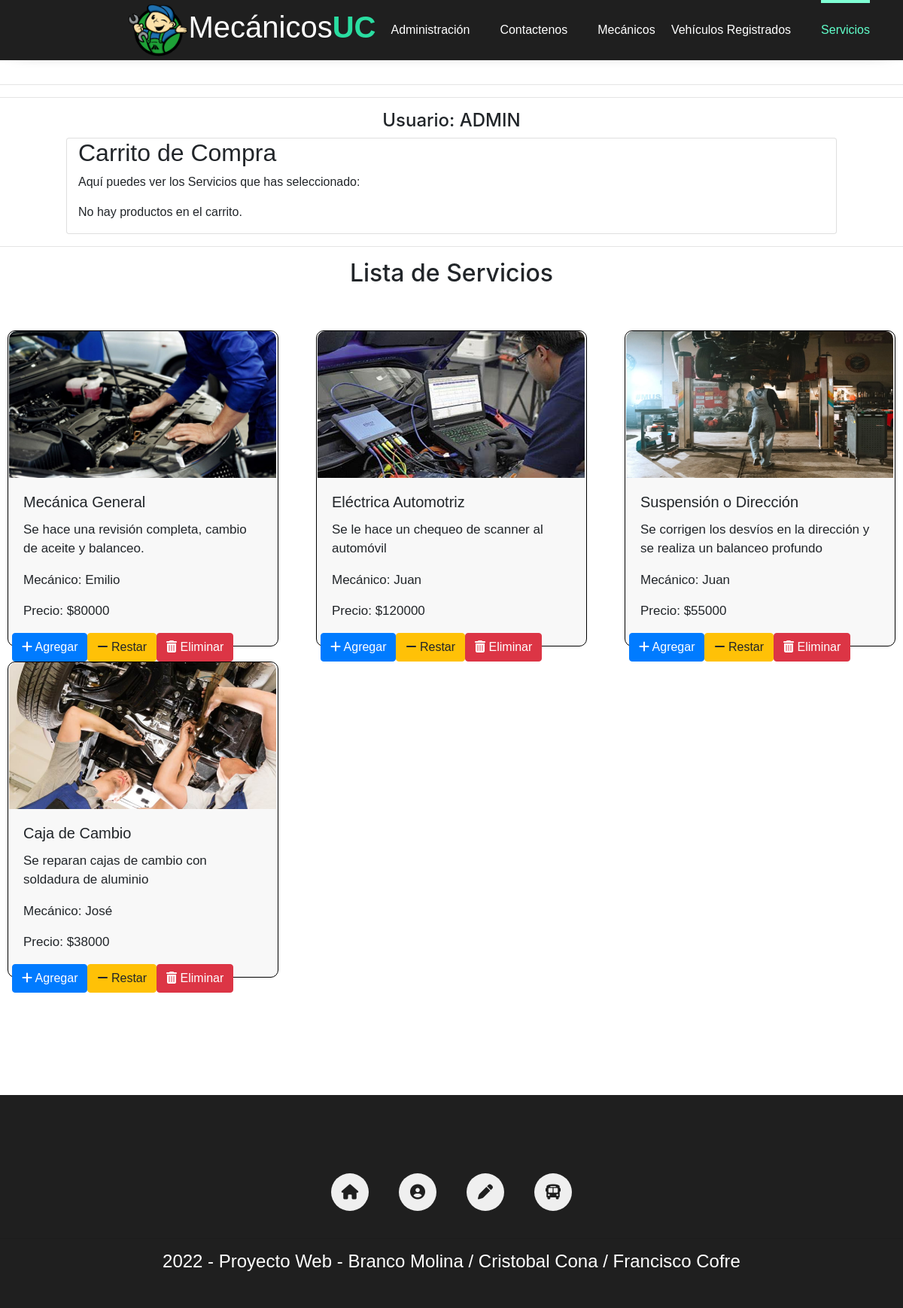
Screenshot of /Servicios.html (signed in) with the database file from the repository.
### core/models.py (models this page shows, shortened)
class Servicio(models.Model):
    nombre = models.CharField(max_length=30)
    descripcion = models.TextField()
    mecanico = models.ForeignKey(Mecanico, on_delete=models.CASCADE)
    precio = models.DecimalField(max_digits=8, decimal_places=2)
    imagen = models.ImageField(upload_to='servicios/', null=True, blank=True)

class Mecanico(models.Model):
    nombre = models.CharField(max_length=30)
    snombre = models.CharField(max_length=30)
    apellidop = models.CharField(max_length=30)
    apellidom = models.CharField(max_length=30)
    telefono = models.CharField(max_length=9)
    email = models.EmailField()
    especialidad = models.ForeignKey(Especialidad, on_delete=models.CASCADE)
    imagen = models.ImageField(upload_to='mecanicos/', null=True, blank=True)
    def __str__(self):
        return self.nombre

### core/views.py (the view)
# urls.py: path('Servicios.html', servicios, name='servicios'),
@login_required
def servicios(request):
    servicios = Servicio.objects.all()
    carrito = Carrito(request)
    if request.method == 'POST':
        servicio_id = request.POST.get('servicio_id')
        servicio = Servicio.objects.get(id=servicio_id)
        carrito.agregar(servicio)
    if request.method == 'POST':
        servicio_id = request.POST.get('servicio_id')
        servicio = Servicio.objects.get(id=servicio_id)
        carrito.eliminar(servicio)
    if request.method == 'POST':
        servicio_id = request.POST.get('servicio_id')
        servicio = Servicio.objects.get(id=servicio_id)
        carrito.restar(servicio)
    compra_exitosa = request.session.pop('compra_exitosa', False)
    return render(request, 'core/Servicios.html', {'servicios': servicios, 'carrito': carrito, 'compra_exitosa': compra_exitosa})

### core/carrito/carrito.py (called while the page is built, shortened)
    @property
    def servicio(self):
        servicio_carrito = []
        return servicio_carrito

### core/templates/core/Servicios.html (shortened to what this page needs)
{% load static %}
<!DOCTYPE html>
<html lang="en">
<head>
    <link rel="stylesheet" href="{% static '/core/css/main.css' %}">
    <link rel="stylesheet" href="{% static '/core/css/dropdown2.css' %}">
    <link rel="stylesheet" href="https://cdn.jsdelivr.net/npm/bootstrap@4.0.0/dist/css/bootstrap.min.css">
</head>
<body>
  <header>
    <div class="header-content">
        <div class="logo">
          <a href="/PaginaPrincipal.html"> <img src="{% static '\core\img\Logo.png' %}" alt="logo de la marca">
        </div>
        <div class="logo" id="logoMec">
            <h1>Mecánicos<b>UC </b> </h1>
        </div>
        <div class="menu" id="show-menu">
            <nav>
                <ul>
                    {% if user.is_superuser %}
                      <li><a href="/crud_admin.html">Administración</a></li>
                    {% endif %}
                    <li><a href="/Contacto.html" id="ContactoDisplay">Contactenos</a></li>
                    <li><a href="Mecanicos.html">Mecánicos</a></li>
                    <li class="dropdown" id="dropdownDisplay">
                      <a href="#">Vehículos Registrados</a>
                    </li>
                    <li class="menu-selected"><a href="/Servicios.html" id="ServicioDisplay" class="text-menu-selected">Servicios</a></li>
                    {% if request.user.is_authenticated %}
                        <li class="nav-item">
                            <a class="nav-link" href={% url 'logout' %}>Cerrar Sesión</a>
                        </li>
                    {% endif %}
                </ul>
            </nav>
        </div>
    </div>
</header>
<br><br><br><br><hr>
{% if request.user.is_authenticated %}
    <hr>
    <h4 class="text-center">
        Usuario: {{ user.username | upper }}
    </h4>
{% endif %}
<div class="card">
<div class="col-md-6">
    <h2>Carrito de Compra</h2>
    <p>Aquí puedes ver los Servicios que has seleccionado:</p>
    {% if carrito.servicio %}
<ul>
    {% for servicio in carrito.servicio %}
        <p>Servicio: {{ servicio.nombre }}</p>
        <p>Precio: ${{ servicio.precio|floatformat:0 }}</p>
    {% endfor %}
</ul>
<p>Total: ${{ carrito.total|floatformat:0 }}</p>
<form action="{% url 'comprar' %}" method="POST">
    {% csrf_token %}
    <p><a href="{% url 'formulario_compra' %}">Realizar Compra</a></p>
</form>
{% else %}
    <p>No hay productos en el carrito.</p>
{% endif %}
</div>
</div>
<hr>
<h2 class="text-center"> Lista de Servicios</h2>
<br><br>
<div class="row">
    {% for servicio in servicios %}
      <div class="col-md-4">
        <div class="cardd">
            {% if servicio.imagen %}
            <img src="{{ servicio.imagen.url }}" alt="Imagen del servicio">
            {% else %}
            Sin imagen
            {% endif %}
          <div class="card-body">
            <h5 class="card-title">{{ servicio.nombre }}</h5>
            <p class="card-text">{{ servicio.descripcion }}</p>
            <p class="card-text">Mecánico: {{ servicio.mecanico }}</p>
            <p class="card-text">Precio: ${{ servicio.precio|floatformat:0  }}</p>
            <div class="row">
            <form action="{% url 'agregar_al_carrito' servicio_id=servicio.id %}" method="POST">
                <button type="submit" class="btn btn-primary">
                    <span class="btn-label"><i class="fa fa-plus"></i></span> Agregar
                </button>
            </form>
            <form action="{% url 'restar_del_carrito' servicio_id=servicio.id %}" method="POST">
                <button type="submit" class="btn btn-warning">
                    <span class="btn-label"><i class="fa fa-minus"></i></span> Restar
                </button>
            </form>
            <form action="{% url 'eliminar_del_carrito' servicio_id=servicio.id %}" method="POST">
                <button type="submit" class="btn btn-danger">
                    <span class="btn-label"><i class="fa fa-trash"></i></span> Eliminar
                </button>
            </form>
            </div>
          </div>
        </div>
    </div>
    {% endfor %}
  </div>
<br><br><br><br>
      <div class="container-footer">
        <footer>
            <div class="logo-footer">
            </div>
            <div class="info-footer">
                <a href="PaginaPrincipal.html"> <i class="fa-solid fa-house icon-info-footer"> </i></a>
                <a href="Mecanicos.html"> <i class="fa-solid fa-circle-user icon-info-footer"> </i></a>
                <a href="#" id="pop-up-trigger" onclick="mostrarPopUpForm()"> <i class="fa-solid fa-pen icon-info-footer"> </i></a>
                <a href="#" id="pop-up-trigger" onclick="mostrarPopUpBus()"> <i class="fa-solid fa-bus icon-info-footer"> </i></a>
            </div>
            <hr>
            <h4>
                2022 - Proyecto Web - Branco Molina / Cristobal Cona / Francisco Cofre
            </h4>
        </footer>
    </div>
</body>
</html>

### core/static/core/css/main.css (style rules this page uses)
* { margin: 0; padding: 0; box-sizing: border-box; text-decoration: none; font-family: sans-serif; }
header { position: fixed; top: 0; left: 0; width: 100%; height: 80px; background: #1f1f1f; box-shadow: 0 4px 25px -22px black; z-index: 2; }
.header-content { max-width: 1200px; margin: auto; display: flex; justify-content: space-between; }
.logo { height: 80px; display: flex; justify-content: center; align-items: center; }
.logo h1 { color: white; transition: color 300ms; }
.logo b { color: rgb(42, 221, 161); transition: color 300ms; }
header .logo img { height: 70px; width: auto; padding-left: 50px; }
.menu { height: 80px; }
.menu nav { height: 100%; }
.menu nav ul { height: 100%; display: flex; list-style: none; }
.menu nav ul li { height: 100%; margin: 0px 20px; display: flex; justify-content: center; align-items: center; position: relative; }
.menu-selected:before { content: ''; width: 100%; height: 4px; background: aquamarine; position: absolute; top: 0; left: 0; }
.menu nav ul li a { color: white; transition: color 300ms; }
.menu .text-menu-selected { color: rgb(96, 255, 202); }
#dropdownDisplay { display: flex; margin-left: -18%; }
.card { width: 1024px; height: auto; background: #f8f8f8; margin: 0 auto; border: 1px solid black; border-radius: 10px; }
.cardd img { height: 195px; width: 355px; border-top-left-radius: 10px; border-top-right-radius: 10px; margin-left: 0.5px; }
.cardd { font-size: 17px; width: 360px; height: 420px; background: #f8f8f8; margin: 0 auto; border: 1px solid black; border-radius: 10px; margin-bottom: 20px; }
.container-footer { width: 100%; padding: 40px 0; background: #1f1f1f; margin-top: 40px; }
.container-footer h4 { color: white; text-align: center; margin-top: 10px; }
.container-footer footer { max-width: 1200px; margin: auto; }
.container-footer footer .logo-footer { text-align: center; }
.container-footer footer .info-footer { display: flex; justify-content: center; margin-top: 20px; }
.container-footer footer .info-footer .icon-info-footer { font-size: 20px; margin: 20px; background: #efefef; width: 50px; height: 50px; display: flex; justify-content: center; align-items: center; border-radius: 100%; color: #1f1f1f; transition: color 300ms; }
@media screen and (max-width:1220px) { .header-content { max-width: 1000px; padding: 0 20px; } }

### rows the page displays
Servicio: imagen (picture), nombre "Mecánica General", descripcion "Se hace una revisión completa, cambio de aceite y balanceo.", mecanico "Emilio", precio "80000"
Servicio: imagen (picture), nombre "Eléctrica Automotriz", descripcion "Se le hace un chequeo de scanner al automóvil", mecanico "Juan", precio "120000"
Servicio: imagen (picture), nombre "Suspensión o Dirección", descripcion "Se corrigen los desvíos en la dirección y se realiza un balanceo profundo", mecanico "Juan", precio "55000"
Servicio: imagen (picture), nombre "Caja de Cambio", descripcion "Se reparan cajas de cambio con soldadura de aluminio", mecanico "José", precio "38000"

### other values shown
{{ user.username | upper }} "ADMIN"
